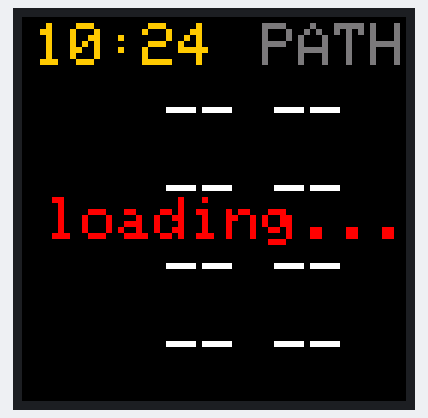
This sketch was run on a simulated ESP32. Parts: 64×64 colour display. WiFi joins after 1.5 s; servers stay silent unless stated; the local clock reads 2024-03-15 10:24:30 at power-on unless the sketch sets it.

Above: at 2.4 s.
At 41.5 s:
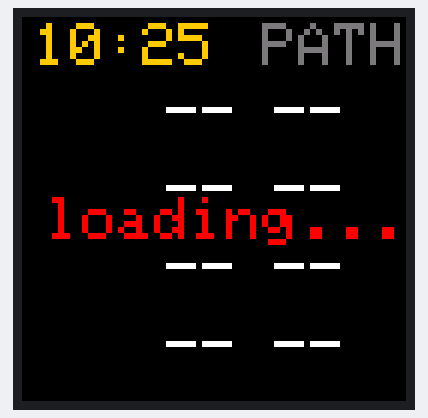
At 102.4 s:
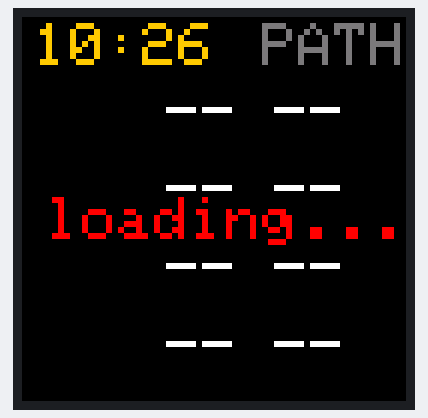

Measured:
- what the display in image 0 shows lasts 39.1 s, from 2.3 s to 41.4 s
- what the display in image 1 shows lasts 60.9 s, from 41.4 s to 102.3 s

The sketch:

path_board.ino
```cpp
// LocalTransit departure board — ESP32 + HUB75 LED matrix
//
// Pluggable transit sources: the board talks to a TransitSource interface,
// so adding a new agency means writing one small class (see PathSource below
// for the pattern). The Python twin in tools/ has the same architecture with
// a config-driven generic JSON adapter.
//
// Libraries (Arduino IDE Library Manager):
//   - "ESP32 HUB75 LED MATRIX PANEL DMA Display" by mrfaptastic
//   - "ArduinoJson" by Benoit Blanchon (v7)
//
// Board: any ESP32 dev board. Panel: 64x64 HUB75 (P3/P4 indoor).
// Wire per the DEFAULT pinout in ESP32-HUB75-MatrixPanel-I2S-DMA
// (or use a cheap HUB75 adapter shield and skip hand-wiring).

#include <WiFi.h>
#include <WiFiClientSecure.h>
#include <HTTPClient.h>
#include <ArduinoJson.h>
#include <ESP32-HUB75-MatrixPanel-I2S-DMA.h>

// ============ CONFIG — edit these ============
const char* WIFI_SSID = "YOUR_WIFI_SSID";
const char* WIFI_PASS = "YOUR_WIFI_PASSWORD";

#define PANEL_WIDTH   64
#define PANEL_HEIGHT  64
#define PANEL_CHAIN   1

// Rows on the board. Station codes: NWK HAR JSQ GRV NEW EXP HOB WTC
// CHR 09S 14S 23S 33S. Directions in the feed: "ToNY" / "ToNJ".
struct BoardRow { const char* station; const char* direction; };
BoardRow ROWS[] = {
  { "JSQ", "ToNY" },
  { "JSQ", "ToNJ" },
  { "HOB", "ToNY" },
  { "NWK", "ToNY" },
};
const int NUM_ROWS = sizeof(ROWS) / sizeof(ROWS[0]);
const int TRAINS_PER_ROW = 2;      // next N trains shown per row
const unsigned long POLL_MS = 20000; // refresh every 20 s
// =============================================

MatrixPanel_I2S_DMA* display = nullptr;

struct Departure { char target[8]; char eta[10]; uint16_t color; };

// ---- Transit source plugin interface ----
// To support a new agency: subclass TransitSource, implement fetchRow() to
// fill up to n Departures for (station, direction), then point `transit`
// at your class in setup(). Keep the JSON small: use an ArduinoJson filter
// like PathSource does so the 10-100KB feed fits in RAM.
class TransitSource {
public:
  virtual const char* name() = 0;
  virtual bool fetchRow(const char* station, const char* direction,
                        Departure* out, int n) = 0;
};

uint16_t hexColor(const char* hex) {
  // "D93A30" -> 16-bit 565
  long v = strtol(hex, nullptr, 16);
  uint8_t r = (v >> 16) & 0xFF, g = (v >> 8) & 0xFF, b = v & 0xFF;
  return display->color565(r, g, b);
}

// ---- Port Authority PATH (Jersey City <-> NYC) ----
// Public JSON, no API key: https://www.panynj.gov/bin/portauthority/ridepath.json
class PathSource : public TransitSource {
public:
  const char* name() override { return "path"; }
  bool fetchRow(const char* station, const char* direction,
                Departure* out, int n) override {
    WiFiClientSecure client;
    client.setInsecure();
    HTTPClient http;
    http.setTimeout(10000);
    if (!http.begin(client, "https://www.panynj.gov/bin/portauthority/ridepath.json"))
      return false;
    if (http.GET() != 200) { http.end(); return false; }

    JsonDocument filter;
    filter["results"][0]["consideredStation"] = true;
    filter["results"][0]["destinations"][0]["label"] = true;
    filter["results"][0]["destinations"][0]["messages"][0]["target"] = true;
    filter["results"][0]["destinations"][0]["messages"][0]["arrivalTimeMessage"] = true;
    filter["results"][0]["destinations"][0]["messages"][0]["lineColor"] = true;

    JsonDocument doc;
    DeserializationError err =
        deserializeJson(doc, http.getStream(), DeserializationOption::Filter(filter));
    http.end();
    if (err) return false;

    for (JsonObject res : doc["results"].as<JsonArray>()) {
      if (strcmp(res["consideredStation"], station) != 0) continue;
      for (JsonObject dest : res["destinations"].as<JsonArray>()) {
        if (strcmp(dest["label"], direction) != 0) continue;
        int t = 0;
        for (JsonObject m : dest["messages"].as<JsonArray>()) {
          if (t >= n) break;
          strncpy(out[t].target, m["target"] | "?", 7);
          strncpy(out[t].eta, m["arrivalTimeMessage"] | "--", 9);
          out[t].color = hexColor(m["lineColor"] | "FFFFFF");
          t++;
        }
        for (; t < n; t++) { strcpy(out[t].eta, "--"); strcpy(out[t].target, ""); }
        return true;
      }
    }
    return false;
  }
};

TransitSource* transit = new PathSource();  // swap for another agency here

Departure board[8][3];  // up to 8 rows x 3 trains
int boardRows = 0;
bool haveData = false;

void fetchFeed() {
  boardRows = 0;
  bool ok = false;
  for (int i = 0; i < NUM_ROWS && i < 8; i++) {
    if (transit->fetchRow(ROWS[i].station, ROWS[i].direction, board[i], TRAINS_PER_ROW))
      ok = true;
    else
      for (int t = 0; t < 3; t++) strcpy(board[i][t].eta, "--");
    boardRows++;
  }
  if (ok) haveData = true;
}

void drawBoard() {
  display->clearScreen();
  display->setTextWrap(false);

  // header: current time (like the author's board showing 18:35)
  char tbuf[6];
  struct tm tm;
  if (getLocalTime(&tm)) {
    snprintf(tbuf, sizeof(tbuf), "%02d:%02d", tm.tm_hour, tm.tm_min);
  } else {
    strcpy(tbuf, "--:--");
  }
  display->setCursor(2, 1);
  display->setTextColor(display->color565(255, 200, 0));
  display->print(tbuf);
  display->setCursor(40, 1);
  display->setTextColor(display->color565(120, 120, 120));
  display->print("PATH");

  // 4 rows x 12px
  int y = 12;
  for (int i = 0; i < boardRows; i++) {
    display->setCursor(1, y);
    display->setTextColor(board[i][0].color);
    display->print(ROWS[i].station);
    display->setTextColor(display->color565(255, 255, 255));
    display->setCursor(24, y);
    char line[24];
    snprintf(line, sizeof(line), "%s %s", board[i][0].eta, board[i][1].eta);
    display->print(line);
    y += 13;
  }
  if (!haveData) {
    display->setCursor(4, 30);
    display->setTextColor(display->color565(255, 0, 0));
    display->print("loading...");
  }
  display->flipDMABuffer();
}

void setup() {
  Serial.begin(115200);

  HUB75_I2S_CFG::i2s_pins pins = {
    25, 26, 27,   // R1, G1, B1
    14, 12, 13,   // R2, G2, B2
    23, 19, 5,    // A, B, C
    17, 32,       // D, E (E needed for 64x64 1/32 scan)
    4, 15, 16     // LAT, OE, CLK
  };
  HUB75_I2S_CFG mxconfig(PANEL_WIDTH, PANEL_HEIGHT, PANEL_CHAIN, pins);
  display = new MatrixPanel_I2S_DMA(mxconfig);
  display->begin();
  display->setBrightness8(120);
  display->clearScreen();

  WiFi.begin(WIFI_SSID, WIFI_PASS);
  int tries = 0;
  while (WiFi.status() != WL_CONNECTED && tries++ < 40) delay(500);
  configTzTime("EST5EDT,M3.2.0,M11.1.0", "pool.ntp.org");  // US Eastern, DST-aware

  fetchFeed();
  drawBoard();
}

void loop() {
  static unsigned long last = 0;
  if (millis() - last > POLL_MS) {
    last = millis();
    if (WiFi.status() == WL_CONNECTED) fetchFeed();
    drawBoard();
  }
  delay(500);
}
```
